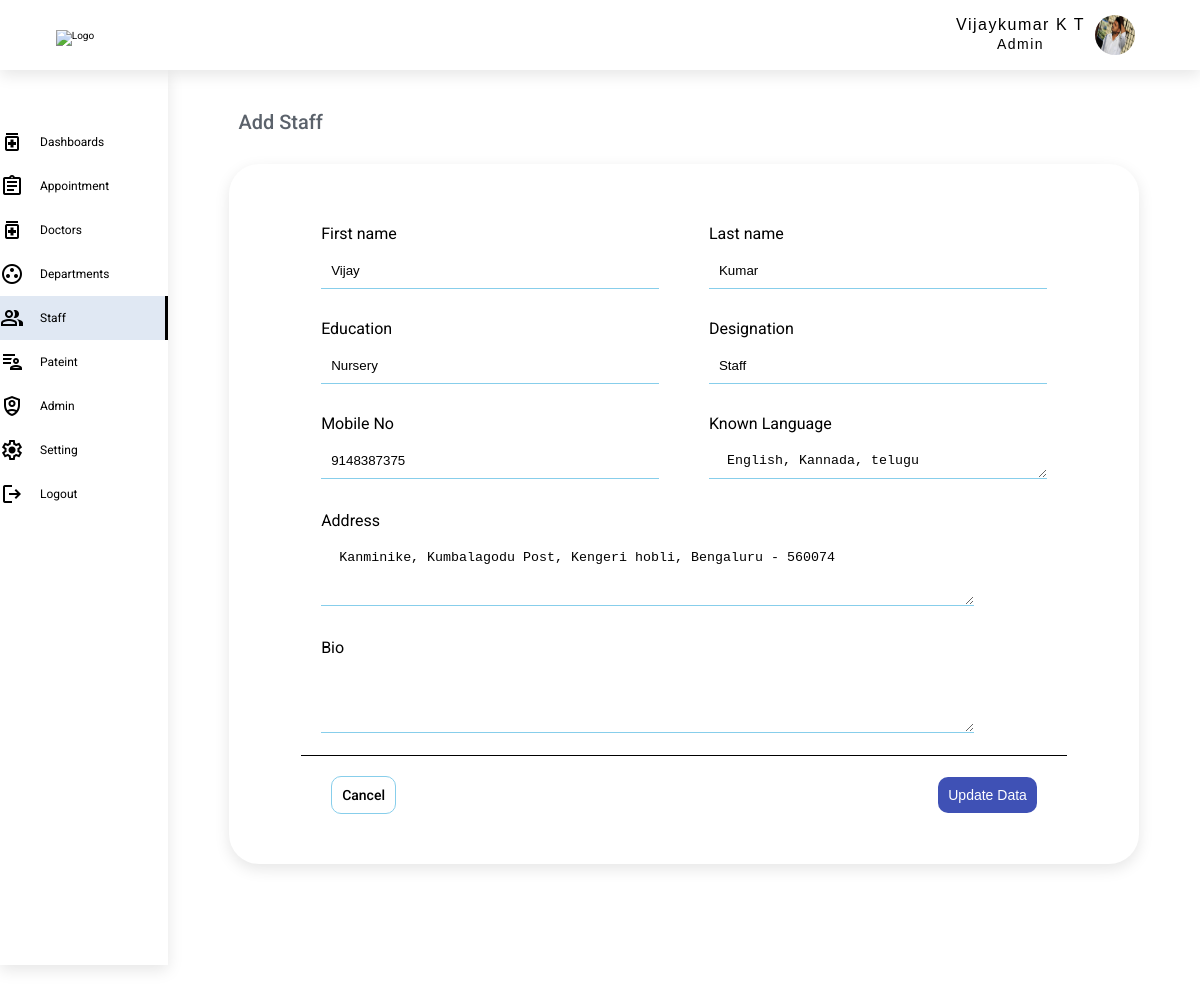
The page /staff/edit-staff/3 (signed in) on the database its author committed.
### authentication/models.py (models this page shows, shortened)
class UserAuthentication(AbstractBaseUser, PermissionsMixin):
    username = models.CharField(max_length=150, unique=True, default='')
    first_name = models.CharField(max_length=150, default='')
    last_name = models.CharField(max_length=150, default='')
    email = models.EmailField(unique=True, default='')
    role = models.CharField(max_length=12, default='')
    gender = models.CharField(max_length=12, default='')
    department = models.ForeignKey(Department, on_delete=models.CASCADE, null=True, related_name='designation_data')
    designation = models.CharField(max_length=100, null=True)
    phone_number = models.CharField(max_length=20, unique=True, default='')
    address = models.CharField(max_length=150, null=True)
    date_of_birth = models.DateField(max_length=15, blank=False, null=True)
    joining_date = models.DateField(max_length=15, blank=False, null=True)
    about = models.TextField(default='', null=True)
    language_known = models.TextField(default='', null=True)
    education = models.TextField(default='', null=True)
    experience = models.CharField(max_length=100,default='', null=True)
    img = models.FileField(upload_to="uploads/", default='')
    account_status = models.CharField(max_length=10, null=True)
    is_superuser = models.BooleanField(default=True)
    is_staff = models.BooleanField(default=True)
    is_active = models.BooleanField(default=True)
    date_joined = models.DateTimeField(default=timezone.now)
    last_login = models.DateTimeField(null=True)
    location = models.CharField(max_length=255, null=True)
    linkedin = models.TextField(max_length=100,default='', null=True)
    license_no = models.CharField(max_length=100,default='', null=True)
    emp_id = models.CharField(max_length=10, default='', null=True)
    objects = ManageAccount()
    USERNAME_FIELD = 'username'
    REQUIRED_FIELDS = ['first_name', 'last_name', 'email', 'role','phone_number', 'account_status']

### doctor_users/decorators.py (the view)
        def wrapper_func(request, *args, **kwargs):
            group = ''
            if request.user.groups.exists():
                group = request.user.groups.all()[0].name
            if group in allowed_roles:
                return view_func(request, *args, **kwargs)
            else:
                return HttpResponse("You don't have access to view or edit this page")

### staff/views.py (called while the page is built, shortened)
@allowed_users(allowed_roles='Admin')
@ensure_csrf_cookie
@cache_control(no_cache=True, must_revalidate=True, no_store=True)
@login_required(login_url='login')
@csrf_protect
def edit_staff(request, id):
    dept_data = Department.objects.all()
    staff_data = UserAuthentication.objects.get(pk=id)
    context = {
        'staff_data': staff_data,
        'dept_data': dept_data,
        'navbar': 'edit-staff'
    }
    return render(request, 'staff/editstaff.html', context)

### templates/staff/editstaff.html (shortened to what this page needs)
{% extends 'base.html' %}
{% block content %}
        <div class="primary_heading">
            <h4 class="heading--text">
                Add Staff
            </h4>
        </div>
        <div class="form_data">
 <form action="" method="post" enctype="multipart/form-data">
            <div class="form_input">
                <div class="form-input">
                    <label for="firstname">First name</label>
                    <input type="text" id="firstname" name ="first_name" value="{{staff_data.first_name}}" autocomplete="off" required>
                </div>
                <div class="form-input">
                    <label for="lastname">Last name</label>
                    <input type="text" id="lastname" name ="last_name" value ="{{staff_data.last_name}}" autocomplete="off" required >
                </div>
                <div class="form-input">
                    <label for="education">Education</label>
                    <input type="text" id="education" name ="education"  value ="{{staff_data.education}}" autocomplete="off" required >
                </div>
                <div class="form-input">
                    <label for="designation">Designation</label>
                    <input type="text" id="designation" name ="designation" value ="{{staff_data.designation}}" autocomplete="off" required >
                </div>
                <div class="form-input">
                    <label for="phonenumber">Mobile No</label>
                    <input type="text" id="phonenumber" name ="phone_number" value ="{{staff_data.phone_number}}" autocomplete="off" required >
                </div>
                <div class="form-input">
                    <label for="language_known">Known Language</label>
                    <textarea name="language_known" id="" cols="10" rows="1" autocomplete="off" required> {{staff_data.language_known}} </textarea>
                </div>
             <div class="form-input textarea">
                 <label for="">Address</label>
                 <textarea name="address" id="" cols="10" rows="3" autocomplete="off" required> {{staff_data.address}} </textarea>
             </div>
                  <div class="form-input textarea">
                 <label for="">Bio</label>
                 <textarea name="about" id="" cols="10" rows="3" autocomplete="off" required> {{staff_data.bio}} </textarea>
             </div>
</div>
            <div class="btn_block btn_department">
                <a href="{% url 'stafflist' %}" class="btn btn_cancel">Cancel</a>
                <button type="submit" class="btn btn_submit">Update Data</button>
            </div>
        </form>
    </div>
 {% endblock %}

### templates/includes/header.html (shortened to what this page needs)
{% load static %}
<header class="header">
    <nav class="navbar">
        <div class="logo_block">
            <img src="" alt="Logo" class="LOGO">
        </div>
        <div class="nav_list">
            <ul class="item">
                <li class="item_list img_list" >
                    <button class="profile_btn profile" id="profile_btn" onclick="myFunction()">
                        <div class="name">
                            {% if user.role == 'Admin' %}
                                <span>{{ user.first_name}} {{user.last_name }} </span>
                                <br>
                                <span class="role">{{ user.role}}</span>
                            {% elif user.role == 'Doctor' %}
                                <span>Dr. {{ user.first_name}} {{user.last_name }} </span><br>
                                <span class="role">{{ user.designation}}</span>
                            {% else %}
                                <span>{{ user.first_name}} {{user.last_name }} </span>
                                <br>
                                <span class="role">{{ user.role}}</span>
                            {% endif %}
                        </div>
                         {% if user.img  %}
                        <img src="{{user.img.url}}" alt="" class="img img3">
                    {% else %}
                        <img src="" alt="" class="img img3">
                    {% endif %}
                    </button>
                </li>
            </ul>
        </div>
    </nav>
</header>

### static/css/style.css (style rules this page uses)
*, *::after, *::before { margin: 0; padding: 0; box-sizing: border-box; }
html { font-size: 62.5%; font-family: "Roboto", sans-serif; }
body { height: 100vh; overflow: hidden; }
.header { padding: 10px 0; width: 100%; background-color: #ffff; z-index: 1000; position: fixed; box-shadow: 0 5px 15px 0 rgb(0 0 0 / 10%); width: 100%; height: 70px; top: 0; margin-bottom: 1rem; }
.navbar { width: 100%; margin: 0 auto; display: flex; justify-content: start; align-items: center; }
.logo_block { width: 10%; margin: 0 auto; text-align: center; }
.logo_block img { width: 100%; }
.nav_list { width: 85%; margin: 0 auto; padding-right: 3rem; display: flex; justify-content: end; align-items: center; }
button { background: none; border: none; }
.item { list-style: none; }
.item .item_list { display: inline-block; vertical-align: top; padding: 1rem; border-radius: 50px; }
.img_list { margin-top: -5px; }
.item_list .img3 { margin-left: 1rem; border-radius: 50%; width: 4rem; height: 4rem; }
.profile { position: relative; cursor: pointer; display:flex; }
.profile * { vertical-align: middle; }
.name { font-size: 1.6rem; font-weight: 400; letter-spacing: 1.5px; }
.role { font-size: 1.4rem; font-weight: 400; letter-spacing: 1.5px; }
.primary_heading { padding: 3rem 2rem; font-size: 2rem; width: 92%; margin: 0 auto; }
.heading--text { font-weight: 500; color: #5B626B; }
.input_dept_info, .textarea { grid-column:1 / span 2; width:90%; }
.form_data { width:90%; margin:0 auto 4rem auto; padding:3rem; box-shadow: 0 5px 15px 0 rgb(0 0 0 / 10%); background-color: white; border-radius: 3rem; }
.form_input { padding: 2rem; width: 90%; margin: 0 auto; display: grid; grid-template-columns: repeat(2, 1fr); gap: 2rem 5rem; }
label { font-size:1.6rem; display:block; margin:1rem 0; }
input, select, textarea { width:100%; padding:1rem; border:none; background-color:white; border-bottom:1px solid skyblue; }
.btn { padding: 1rem; font-size: 1.4rem; font-weight: 500; cursor:pointer; border-radius:10px; }
.btn_department, .btn_schdeule { width: 90%; margin: 0 auto; padding: 2rem 3rem; display: flex; justify-content: space-between; align-items: center; border-top: 1px solid black; }
.btn_cancel { color: black; background-color: white; border: none; margin-right: 2rem; border:1px solid skyblue; text-decoration:none; }
.btn_submit { border: none; background-color: #3f51b5; color: white; }
.img { margin-right:1rem; }

### rows shown on the page
UserAuthentication: first_name "Vijaykumar", last_name "K T", role "Admin", img (picture)
UserAuthentication: first_name "Vijay", last_name "Kumar", education "Nursery", designation "Staff", phone_number "9148387375", language_known "English, Kannada, telugu", address "Kanminike, Kumbalagodu Post, Kengeri hobli, Bengaluru - 560074"
